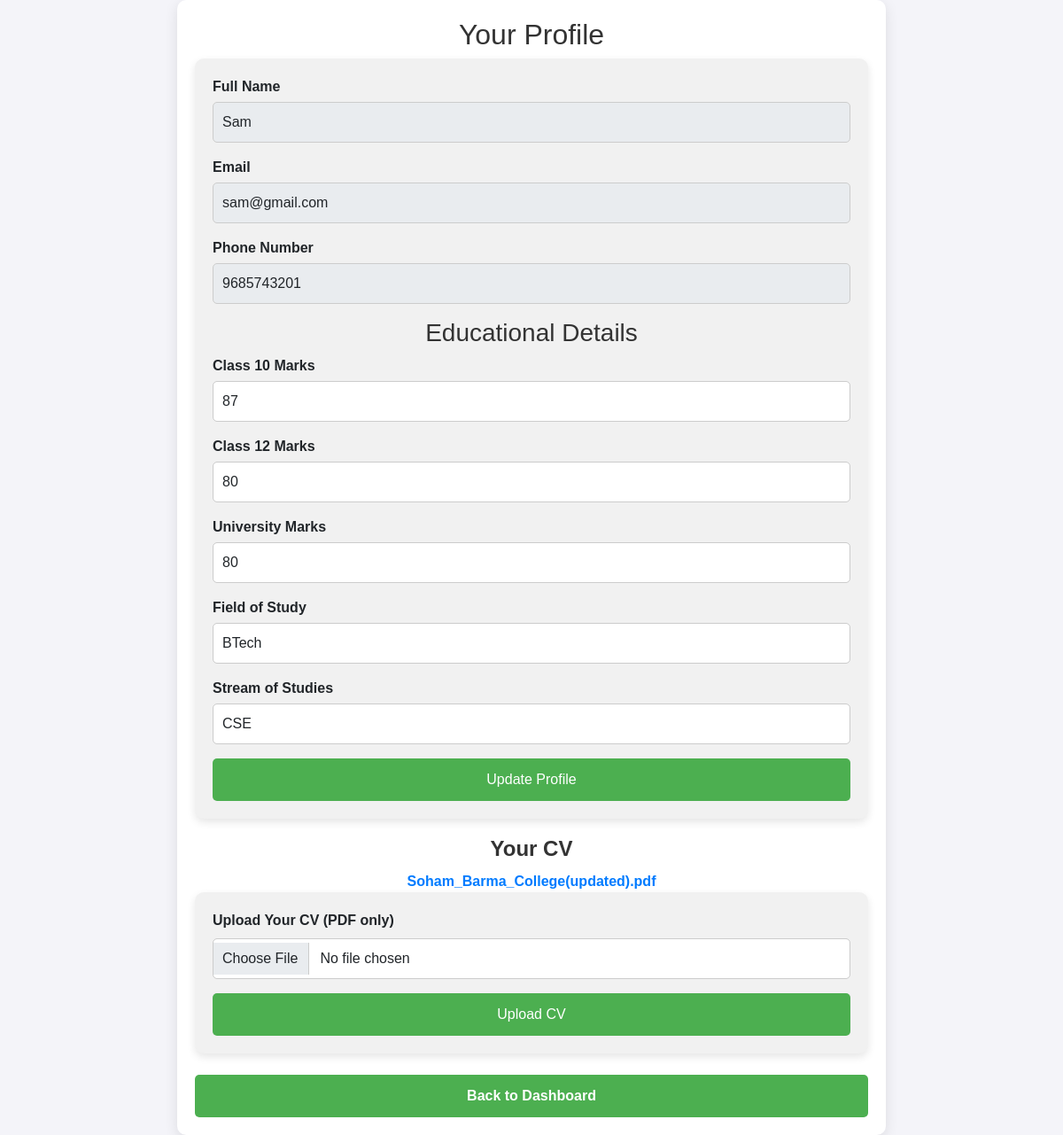
The page /profile (signed in) on the database its author committed.
### models.py (models this page shows, shortened)
class User(db.Model):
    __tablename__ = 'user'
    id = db.Column(db.Integer, primary_key=True)
    fullname = db.Column(db.String(25), nullable=False)
    email = db.Column(db.String(25), unique=True, nullable=False)
    phone = db.Column(db.String(25), unique=True, nullable=False)
    password_hash = db.Column(db.String(150), nullable=False)
    user_type = db.Column(db.String(10), nullable=False)
    cv_url = db.Column(db.String(500))
    cv_filename = db.Column(db.String(200))

class Education(db.Model):
    __tablename__ = 'education'
    id = db.Column(db.Integer, primary_key=True)
    student_id = db.Column(db.Integer, db.ForeignKey('user.id'), nullable=False)
    class_10_marks = db.Column(db.String(10))
    class_12_marks = db.Column(db.String(10))
    university_marks = db.Column(db.String(10))
    field_of_study = db.Column(db.String(100))
    stream_of_studies = db.Column(db.String(100))
    student = db.relationship('User', backref=db.backref('education', uselist=False))

### routes.py (the view, shortened to what this page needs)
@app.route("/profile", methods=['GET', 'POST'])
def profile():
    if 'email' not in session or session['user_type'] != 'student':
        flash("You are not authorized to access this page.", "danger")
        return redirect(url_for('routes.login'))
    user = User.query.filter_by(email=session['email']).first()
    education = Education.query.filter_by(student_id=user.id).first()
    return render_template("view_profile.html", user=user, education=education)

### templates/view_profile.html (shortened to what this page needs)
<!DOCTYPE html>
<html lang="en">
<head>
    <link rel="stylesheet" href="https://cdnjs.cloudflare.com/ajax/libs/bootstrap/5.1.3/css/bootstrap.min.css">
</head>
<body>
<div class="container">
    <h2>Your Profile</h2>
    <form method="POST">
        <div class="mb-3">
            <label>Full Name</label>
            <input type="text" class="form-control" value="{{ user.fullname }}" readonly>
        </div>
        <div class="mb-3">
            <label>Email</label>
            <input type="text" class="form-control" value="{{ user.email }}" readonly>
        </div>
        <div class="mb-3">
            <label>Phone Number</label>
            <input type="text" class="form-control" value="{{ user.phone }}" readonly>
        </div>
        <h3>Educational Details</h3>
        <div class="mb-3">
            <label>Class 10 Marks</label>
            <input type="text" class="form-control" name="class_10_marks" value="{{ education.class_10_marks if education else '' }}">
        </div>
        <div class="mb-3">
            <label>Class 12 Marks</label>
            <input type="text" class="form-control" name="class_12_marks" value="{{ education.class_12_marks if education else '' }}">
        </div>
        <div class="mb-3">
            <label>University Marks</label>
            <input type="text" class="form-control" name="university_marks" value="{{ education.university_marks if education else '' }}">
        </div>
        <div class="mb-3">
            <label>Field of Study</label>
            <input type="text" class="form-control" name="field_of_study" value="{{ education.field_of_study if education else '' }}">
        </div>
        <div class="mb-3">
            <label>Stream of Studies</label>
            <input type="text" class="form-control" name="stream_of_studies" value="{{ education.stream_of_studies if education else '' }}">
        </div>
        <button type="submit">Update Profile</button>
    </form>
    {% if user.cv_url %}
        <div class="cv-section">
            <h2 class="cv-title">Your CV</h2>
            <a href="{{ user.cv_url }}" target="_blank" class="cv-link">{{ user.cv_filename }}</a>
        </div>
    {% else %}
        <p>You haven't uploaded a CV yet.</p>
    {% endif %}
    <form method="POST" action="{{ url_for('routes.upload_cv') }}" enctype="multipart/form-data">
        <div class="mb-3">
            <label for="cv" class="form-label">Upload Your CV (PDF only)</label>
            <input type="file" name="cv" class="form-control" accept=".pdf" required>
        </div>
        <button type="submit">Upload CV</button>
    </form>
    <br>
    <a href="{{ url_for('routes.dashboard') }}" class="btn-secondary">Back to Dashboard</a>
</div>
</body>
</html>

### templates/view_profile.html (style rules this page uses)
body { font-family: Arial, sans-serif; background-color: #f4f4f9; margin: 0; padding: 0; display: flex; justify-content: center; align-items: center; min-height: 100vh; }
.container { max-width: 800px; width: 90%; background: white; padding: 20px; border-radius: 10px; box-shadow: 0px 4px 15px rgba(0, 0, 0, 0.1); transition: all 0.3s ease; }
h2, h3 { text-align: center; color: #333; }
label { font-weight: bold; display: block; margin-bottom: 5px; }
input[type="text"], input[type="email"], input[type="file"] { width: 100%; padding: 10px; margin-bottom: 15px; border-radius: 5px; border: 1px solid #ccc; transition: all 0.3s; }
form { background: #f1f1f1; padding: 20px; border-radius: 10px; box-shadow: 0 4px 10px rgba(0, 0, 0, 0.1); }
button, .btn-secondary { width: 100%; padding: 12px; background-color: #4CAF50; color: white; border: none; border-radius: 5px; cursor: pointer; font-size: 16px; transition: all 0.3s ease; display: block; margin: 0 auto; }
a { display: block; text-align: center; text-decoration: none; color: #007BFF; font-weight: bold; margin-top: 10px; transition: all 0.3s ease; }
.cv-section { text-align: center; margin-top: 20px; }
.cv-title { font-size: 24px; font-weight: bold; color: #333; margin-bottom: 10px; }
.cv-link { font-size: 16px; color: #007BFF; text-decoration: none; transition: color 0.3s; }

### rows shown on the page
User: fullname "Sam", email "sam@gmail.com", phone "9685743201", cv_filename "Soham_Barma_College(updated).pdf"
Education: class_10_marks "87", class_12_marks "80", university_marks "80", field_of_study "BTech", stream_of_studies "CSE"
